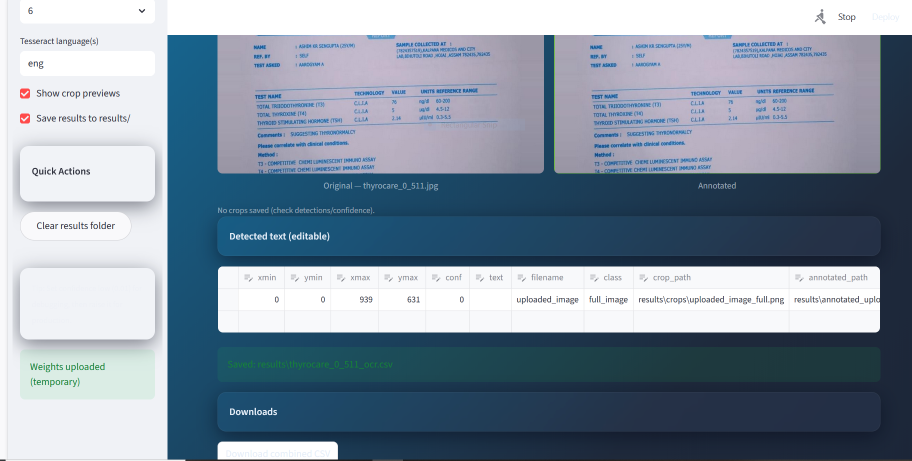
#> input picture dashboard.PNG, 1823 x 922 px, given as the content of the folder /content/drive/MyDrive/project 10/Dataset_OCR, which was not available (shown at 1/2 size)
$ jupyter execute --allow-errors 'Custom_Object_character_Recognization(OCR)_Project10.ipynb'   (shell and % lines are left out)   (text cells are left out)
#> lines starting #> are read from the running program, lines starting #| are printed output that depends on the picture; pictures that were not available may be replaced by others from this repository, and a replacement may not be noted
#> further down, img is the input picture: PIL image 1823x922 RGBA; mean R, G, B, A 133, 147.6, 162.8, 255
#> `img = img.convert('L')`:
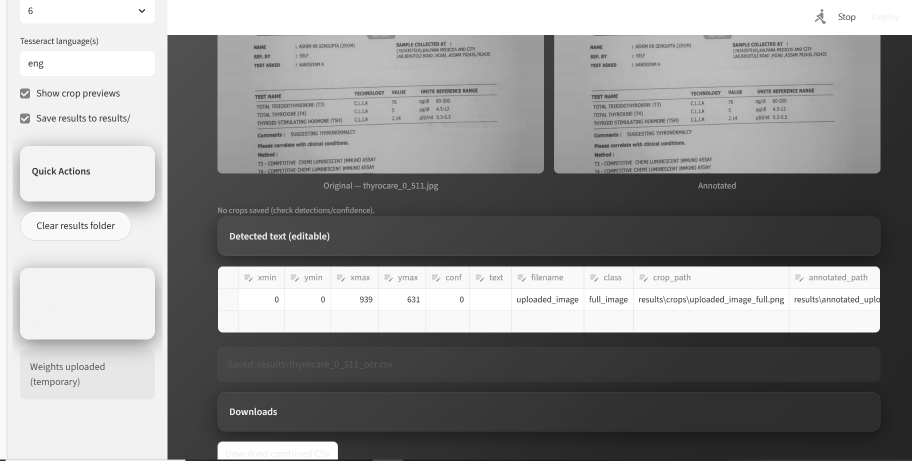
#> img: PIL image 1823x922 L (shown at 1/2 size); min 26, max 255, mean 145
[cell 1]
from google.colab import drive
drive.mount('/content/drive')

[cell 2]
# set path variable
DRIVE_ROOT = "/content/drive/MyDrive/project 10/Dataset_OCR"

# quick verify

[cell 3]
# If images are directly in DRIVE_ROOT (as image direct show)

# If you want only the datasets folder:

[cell 4]
# create code folder

[cell 5]
# Install Tesseract and python libries

[cell 6]
# OCR Test image
from PIL import Image
import pytesseract
import os

# choose an example filename
example = "/content/drive/MyDrive/project 10/Dataset_OCR/thyrocare_0_1001.jpg"

# construct path: if images are in DRIVE_ROOT directly
img_path = os.path.join(DRIVE_ROOT, example)
print("Trying image:", img_path)
#> (the rest of this cell did not finish here and is left out)

[cell 7]
img_path = os.path.join(DRIVE_ROOT, "datasets", "/content/drive/MyDrive/project 10/Dataset_OCR/datasets/processed/images")
print(os.path.exists(img_path))

[cell 8]
# save ocr csv example
import pandas as pd
rows = []
#> (the rest of this cell did not finish here and is left out)

[cell 9]
# callact all jpg file
import os
from PIL import Image
import pytesseract
import pandas as pd
from tqdm import tqdm

DRIVE_ROOT = "/content/drive/MyDrive/project 10/Dataset_OCR"
OUT_DIR = os.path.join(DRIVE_ROOT, "results")
os.makedirs(OUT_DIR, exist_ok=True)
out_csv = os.path.join(OUT_DIR, "ocr_all.csv")

# collect jpg files in DRIVE_ROOT (non-recursive). If your images are in subfolder, change this.
files = [f for f in os.listdir(DRIVE_ROOT) if f.lower().endswith(('.jpg','.jpeg','.png'))]
print("Found", len(files), "image files (example 5):", files[:5])

rows = []
#> (the rest of this cell did not finish here and is left out)

[cell 10]
# merge ocr data
import pandas as pd
import os

DRIVE_ROOT = "/content/drive/MyDrive/project 10/Dataset_OCR"
ocr_csv = os.path.join(DRIVE_ROOT, "results", "ocr_all.csv")

#> (the rest of this cell did not finish here and is left out)

[cell 11]
# basic text cleaning
import re

def clean_text(txt):
    txt = str(txt)
    txt = re.sub(r'[^A-Za-z0-9\s:/().,%+-]', ' ', txt)  # keep useful symbols
    txt = re.sub(r'\s+', ' ', txt)
    return txt.strip()

#> (the rest of this cell did not finish here and is left out)

[cell 12]
# Straction extraction(test line value)
tests = []

#> (the rest of this cell did not finish here and is left out)

[cell 13]
# convert numeric value
def to_num(x):
    try:
        s = str(x).replace(',', '.')
        m = re.search(r'\d+(\.\d+)?', s)
        return float(m.group()) if m else None
    except:
        return None

def extract_unit(x):
    m = re.search(r'([a-zA-Z%/μµ]+)$', str(x))
    return m.group(1) if m else ""

#> (the rest of this cell did not finish here and is left out)

[cell 14]
# EDA
import matplotlib.pyplot as plt
import seaborn as sns

plt.figure(figsize=(8,4))
#> (the rest of this cell did not finish here and is left out)

[cell 15]
#Save clean structure
structured_path = os.path.join(DRIVE_ROOT, "results", "structured_results.csv")
#> (the rest of this cell did not finish here and is left out)

[cell 16]
import os, pandas as pd, numpy as np, re

DRIVE_ROOT = "/content/drive/MyDrive/project 10/Dataset_OCR"
TESTS_CSV = os.path.join(DRIVE_ROOT, "results", "tests_extracted.csv")
STRUCT_CSV = os.path.join(DRIVE_ROOT, "results", "structured_results.csv")

#> (the rest of this cell did not finish here and is left out)

[cell 17]
DRIVE_ROOT = "/content/drive/MyDrive/project 10/Dataset_OCR"
SRC_IMAGES = DRIVE_ROOT
OUT_PREPROC = DRIVE_ROOT + "/preprocessed"
TARGET_SIZE = 640

print("SRC_IMAGES:", SRC_IMAGES)
print("OUT_PREPROC:", OUT_PREPROC)

[cell 18]
#Make output dirs and list images (verify)
import os, glob
os.makedirs(OUT_PREPROC, exist_ok=True)
IMG_OUT = os.path.join(OUT_PREPROC, "images")
LBL_OUT = os.path.join(OUT_PREPROC, "labels")
os.makedirs(IMG_OUT, exist_ok=True)
os.makedirs(LBL_OUT, exist_ok=True)

# find jpg/png files in source folder (non-recursive). Change pattern for subfolders if needed.
images = sorted([f for f in os.listdir(SRC_IMAGES) if f.lower().endswith(('.jpg','.jpeg','.png'))])
print("Found images:", len(images))
print("First 10:", images[:10])

[cell 19]
# Requires OpenCV. Install if not present

import cv2
import numpy as np
from tqdm import tqdm
import os

def resize_with_padding_cv(img, size=640):
#> called with size = 640
    h, w = img.shape[:2]
#> h = 922; w = 1823
    scale = size / max(h, w)
#> scale = 0.351
    nh, nw = int(round(h * scale)), int(round(w * scale))
#> nh = 324; nw = 640
    resized = cv2.resize(img, (nw, nh), interpolation=cv2.INTER_AREA)
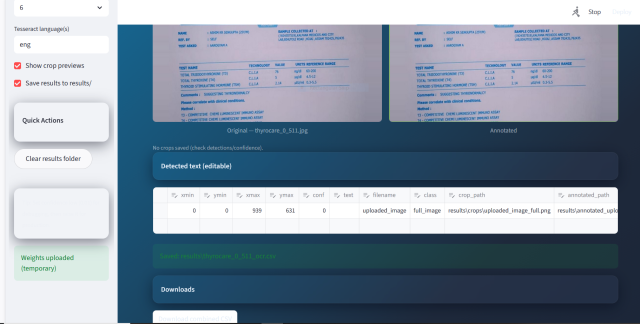
#> resized: shape (324, 640, 3); mean B, G, R 162.8, 147.6, 133
    top = (size - nh) // 2
#> top = 158
    bottom = size - nh - top
#> bottom = 158
    left = (size - nw) // 2
#> left = 0
    right = size - nw - left
#> right = 0
    new_img = cv2.copyMakeBorder(resized, top, bottom, left, right,
                                 borderType=cv2.BORDER_CONSTANT, value=[0,0,0])
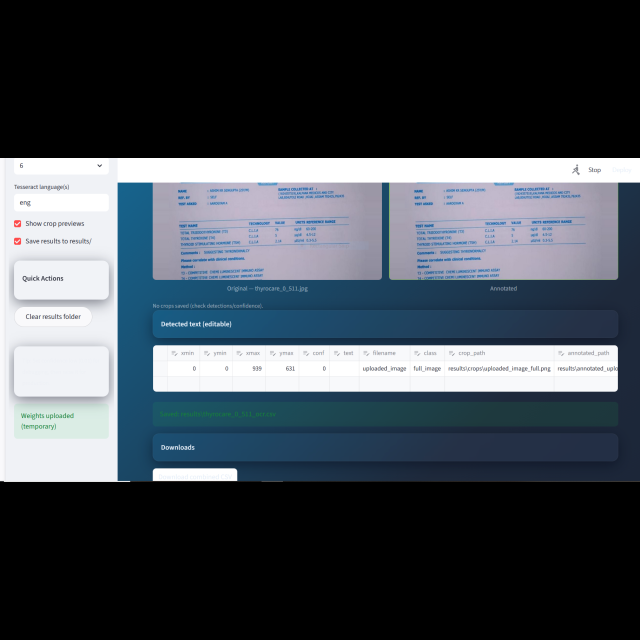
#> new_img: shape (640, 640, 3); mean B, G, R 82.4, 74.7, 67.3
    return new_img, (left, top, nw, nh)  # return offsets and scaled sizes if needed

# Process and save
for img_name in tqdm(images):
    src_path = os.path.join(SRC_IMAGES, img_name)
    dst_path = os.path.join(IMG_OUT, img_name)
    img = cv2.imread(src_path)
    if img is None:
        print("Skip (cannot read):", src_path)
        continue
    out_img, meta = resize_with_padding_cv(img, size=TARGET_SIZE)
#> meta = (0, 158, 640, 324)
    cv2.imwrite(dst_path, out_img)

print("Resized images saved to:", IMG_OUT)

[cell 20]
# Create YOLO annotation files (PLACEHOLDERSone .txt per image)
import os
for img_name in images:
    base = os.path.splitext(img_name)[0]
    label_file = os.path.join(LBL_OUT, base + ".txt")
    # empty file; trainer will see 0 boxes (you can manually label later)
    open(label_file, 'w').close()

print("Placeholder label files created in:", LBL_OUT)

[cell 21]
#  train YOLOv5/YOLOv8 later
DATA_YAML = os.path.join(OUT_PREPROC, "dataset.yaml")
num_classes = 1

content = f"""
path: {OUT_PREPROC}  # root dir for images/ and labels/
train: images
val: images
test: images
nc: {num_classes}
names: ['text']
"""
with open(DATA_YAML, 'w') as f:
    f.write(content.strip())
print("Wrote dataset.yaml at:", DATA_YAML)

[cell 22]
import os
import pandas as pd
import random


SRC_IMAGES = "/content/drive/MyDrive/project 10/Dataset_OCR"

#  2. Get all .jpg files from that folder
IMG_LIST = [f for f in os.listdir(SRC_IMAGES) if f.lower().endswith('.jpg')]
print(f"Found {len(IMG_LIST)} images.")

# 3. Create random bounding boxes for first few (for demo/testing)
rows = []
for img in IMG_LIST[:10]:
    xmin = random.randint(10, 100)
    ymin = random.randint(10, 100)
    xmax = xmin + random.randint(200, 400)
    ymax = ymin + random.randint(100, 200)
    rows.append([img, xmin, ymin, xmax, ymax, 0])
#> after the loop, rows = []

#  4. Convert to DataFrame
df = pd.DataFrame(rows, columns=['filename', 'xmin', 'ymin', 'xmax', 'ymax', 'class'])
#> df = table of 0 rows and 6 columns

#  5. Save CSV file to the same Dataset folder
SAVE_PATH = os.path.join(SRC_IMAGES, "bboxes.csv")
df.to_csv(SAVE_PATH, index=False)

print(" Sample bboxes.csv created at:", SAVE_PATH)
display(df.head())
